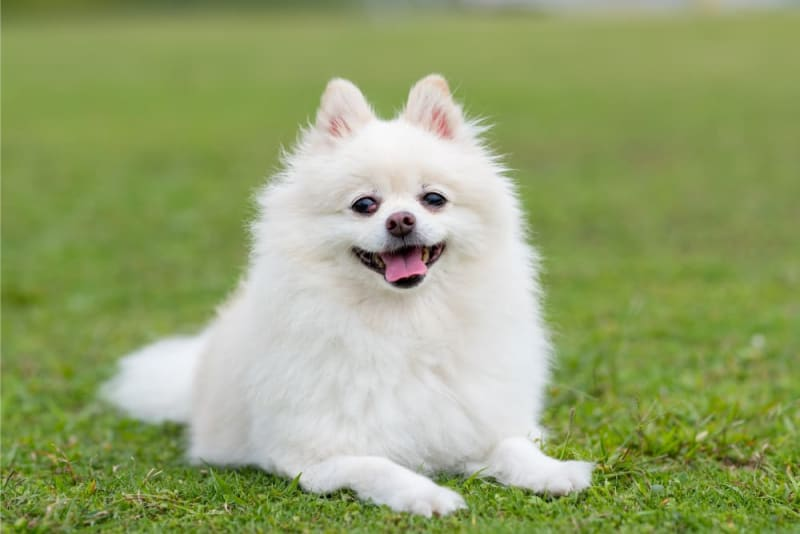
#> input picture week_5/assigment-5/dog.jpeg, 800 x 534 px
$ python question_2.py
#> lines starting #> are read from the running program, lines starting #| are printed output that depends on the picture; long printed decimals are rounded
#> further down, img is the input picture: shape (534, 800, 3); mean R, G, B 149.2, 163.3, 110.6
import numpy as np
import matplotlib.image as mpimg

# cau 12: Hoan thanh doan code sau day de chuyen anh mau sang anh xam dua vao phuong phap lightness
def calculate_ligthness(image):
    max_values = np.max(image, axis=-1)
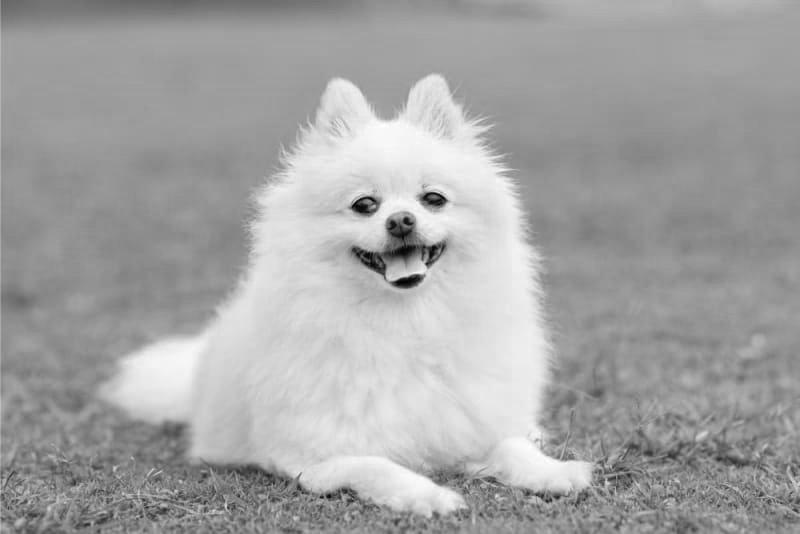
#> max_values: shape (534, 800); min 0, max 255, mean 164.2
    min_values = np.min(image, axis=-1)
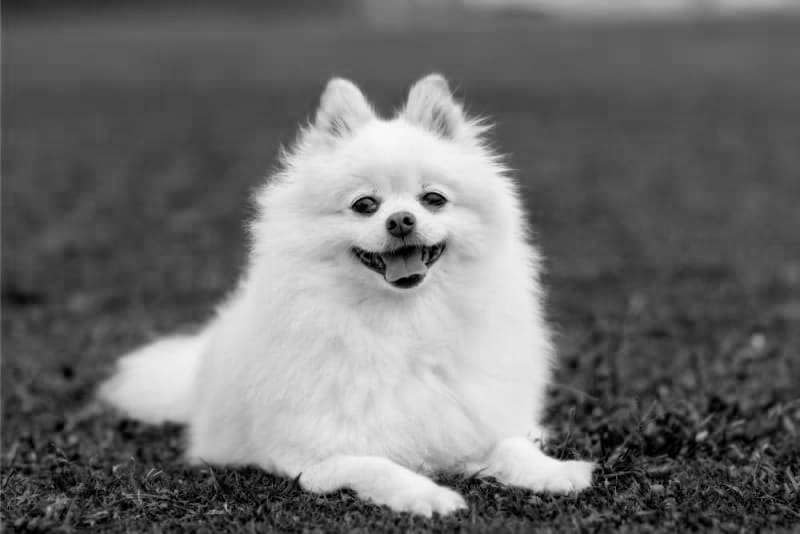
#> min_values: shape (534, 800); min 0, max 251, mean 110
    lightness = (max_values + min_values) / 2
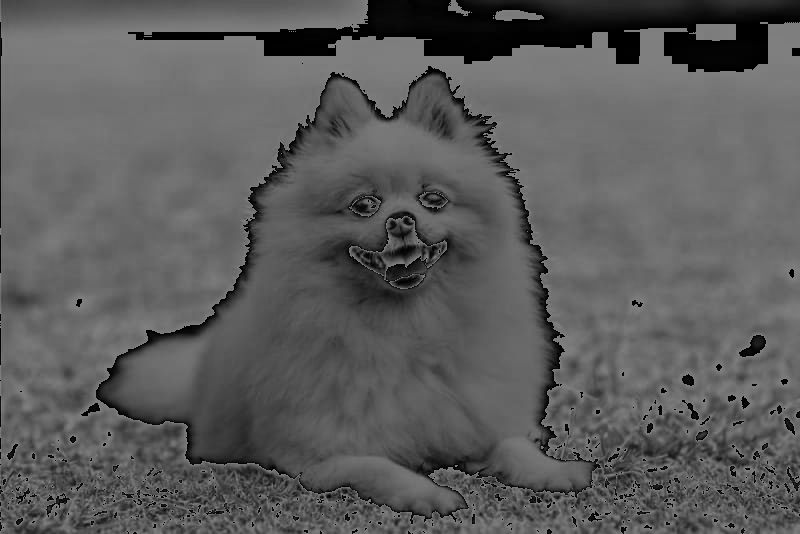
#> lightness: shape (534, 800) float64; min 0, max 127.5, mean 91.7
    return lightness
img = mpimg.imread("dog.jpeg")
gray_img_01 = calculate_ligthness(img)
print("dap an cua cau 14 la: ", gray_img_01[0, 0])
#| dap an cua cau 14 la:  102.5
print("="*20)
# dap an a

# cau 13: Hoan thanh doan code sau day de chuyen anh mau sang anh xam dua vao phuong phap average
def calculate_average(image):
    image = np.average(image, axis=-1)
    return image
img = mpimg.imread("dog.jpeg")
gray_img_02 =  np.average(img, axis=-1)
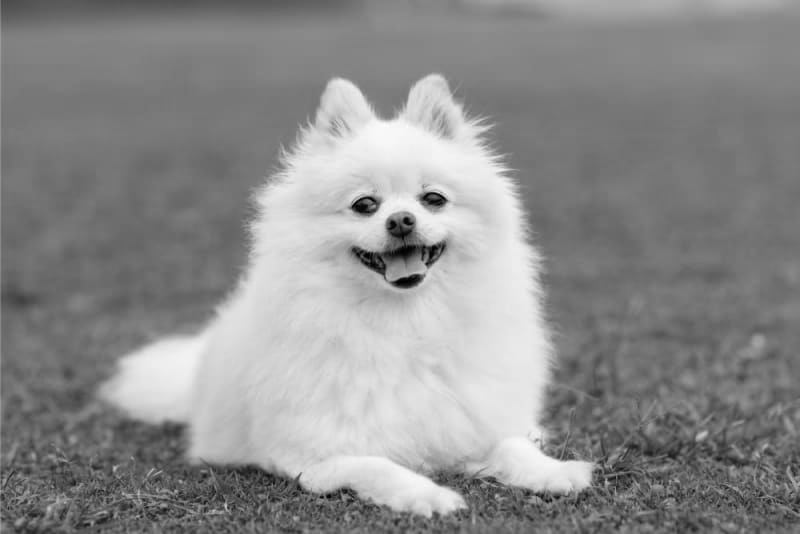
#> gray_img_02: shape (534, 800) float64; min 0, max 252, mean 141
print("dap an cua cau 13 la:", gray_img_02[0, 0])
#| dap an cua cau 13 la: 107.667
print("="*20)
# dap an a

# Cau 14: Hoan thanh doan code sau day de chuyen anh mau sang anh xam dua vao phuong Luminosity
img = mpimg.imread("dog.jpeg")
gray_img_03 = 0.21*img[:, :, 0] + 0.72*img[:, :, 1] + 0.07*img[:, :, 2]
print("dap an cau 14 la:", gray_img_03[0, 0])
#| dap an cau 14 la: 126.230
print("="*20)
# dap an c
